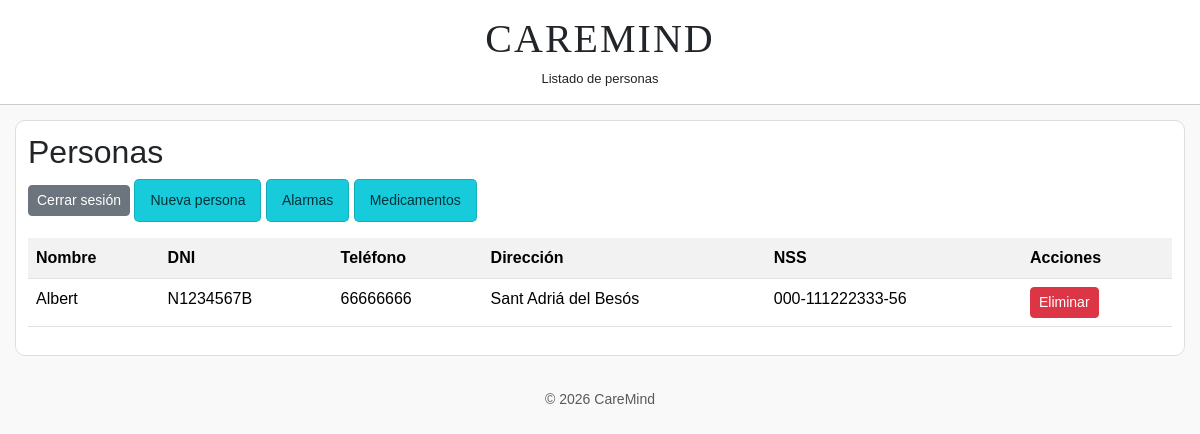
/index.php?controller=personas&action=listado (signed in), run on the app's committed database.
### tables this page shows
CREATE TABLE `personas` (
  `id` int NOT NULL AUTO_INCREMENT,
  `nombre` varchar(80) NOT NULL,
  `dni` varchar(20) NOT NULL,
  `telefono` varchar(20) DEFAULT NULL,
  `direccion` varchar(120) DEFAULT NULL,
  `num_seguridad_social` varchar(20) NOT NULL,
  PRIMARY KEY (`id`)
);

### controllers/PersonasController.php (called while the page is built, shortened)
<?php
require_once "models/PersonasModel.php";
class PersonasController {
    public function listado() {
        try {
            $model = new PersonasModel();
            $personas = $model->getAll();
            require_once "views/personas_view.php";
        } catch (Exception $e) {
            $this->error_fatal($e->getMessage());
        }
    }
}

### index.php (called while the page is built, shortened)
<?php
$action     = $_GET['action'] ?? 'inicio';
$c = new $controllerName();
$c->$action();

### models/db.php (called while the page is built)
<?php
function conectar() {
    $opciones = [
        PDO::ATTR_ERRMODE => PDO::ERRMODE_EXCEPTION,
        PDO::ATTR_DEFAULT_FETCH_MODE => PDO::FETCH_OBJ
    ];
    return new PDO(
        'mysql:host=localhost;dbname=caremind_db;charset=utf8mb4',
        'careminduser',
        'caremindpass',
        $opciones
    );
}
?>

### models/PersonasModel.php (called while the page is built, shortened)
<?php
require_once "db.php";
class PersonasModel {
    private $db;
    public function __construct() {
        $this->db = conectar();
    }
    public function getAll() {
        try {
            $sql = "SELECT * FROM personas ORDER BY nombre ASC";
            $stmt = $this->db->query($sql);
            return $stmt->fetchAll(PDO::FETCH_OBJ);
        } catch (PDOException $e) {
            throw new Exception("Error al obtener personas.");
        }
    }
}

### views/personas_view.php (the view, shortened to what this page needs)
<?php require_once("views/shared/header.php"); ?>
<header>
    <h1>CAREMIND</h1>
    <p>Listado de personas</p>
</header>
<div class="contenedor">
    <div class="columna">
        <h2>Personas</h2>
        <p>
            <a class="btn btn-secondary btn-sm" href="index.php?controller=auth&action=logout">Cerrar sesión</a>
            <a class="btn btn-caremind btn-sm" href="index.php?controller=personas&action=crear">Nueva persona</a>
            <a class="btn btn-caremind btn-sm" href="index.php?controller=alarmas&action=listado">Alarmas</a>
            <a class="btn btn-caremind btn-sm" href="index.php?controller=medicamentos&action=listado">Medicamentos</a>
        </p>
        <?php if (empty($personas)) { ?>
            <p>No hay personas registradas.</p>
        <?php } else { ?>
            <table class="table table-striped">
                <tr>
                    <th>Nombre</th>
                    <th>DNI</th>
                    <th>Teléfono</th>
                    <th>Dirección</th>
                    <th>NSS</th>
                    <th>Acciones</th>
                </tr>
                <?php foreach ($personas as $p) { ?>
                    <tr>
                        <td><?= htmlspecialchars($p->nombre) ?></td>
                        <td><?= htmlspecialchars($p->dni) ?></td>
                        <td><?= htmlspecialchars($p->telefono) ?></td>
                        <td><?= htmlspecialchars($p->direccion) ?></td>
                        <td><?= htmlspecialchars($p->num_seguridad_social) ?></td>
                        <td>
                            <a class="btn btn-danger btn-sm"
                               href="index.php?controller=personas&action=eliminar&id=<?= $p->id ?>"
                               onclick="return confirm('¿Eliminar?');">
                                Eliminar
                            </a>
                        </td>
                    </tr>
                <?php } ?>
            </table>
        <?php } ?>
    </div>
</div>
<?php require_once("views/shared/footer.php"); ?>

### assets/css/estilos.css (style rules this page uses)
:root { --turquesa:#18cbdb; --azul:#4A90E2; --blanco:#F9F9F9; --gris:#E8E8E8; }
* { box-sizing: border-box; }
body { margin:0; font-family: Arial, sans-serif; background: var(--blanco); }
header { text-align:center; padding:15px; background:white; border-bottom:1px solid #ccc; }
header h1 { margin:0; font-family:"Cormorant Garamond", serif; letter-spacing:2px; }
header p { margin:6px 0 0; font-size:13px; }
.contenedor { display:flex; gap:15px; padding:15px; max-width:1100px; margin:0 auto; }
.columna { background:white; border:1px solid #ddd; border-radius:10px; padding:12px; flex:1; }
.btn-caremind { background: var(--turquesa); border:1px solid rgba(0,0,0,.15); color:#00323a; padding:10px 15px; border-radius:5px; text-decoration:none; display:inline-block; cursor:pointer; }
@media (min-width: 1200px) { .contenedor { max-width:1200px; } }

### data on the page
personas: nombre "Albert", dni "N1234567B", telefono "66666666", direccion "Sant Adriá del Besós", num_seguridad_social "000-111222333-56"
